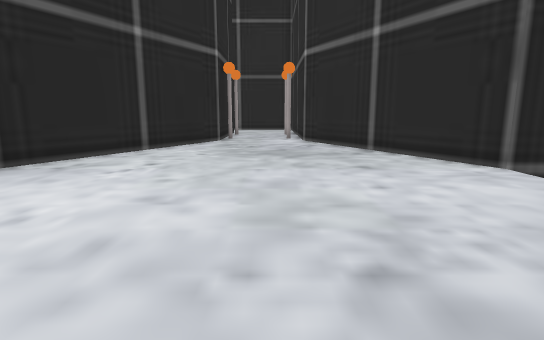
view 1 (above)

16 first-person views from a walk through a level from a Godot 3-D game. The camera is 1.3 m above the floor, tilts 10° down and sees 80° across. The floor is counted in squares, 1 m on a side. Each view is taken from the middle of a square. On the plan, view 1 faces up. The plan holds only what a view shows up to about 14 squares ahead; the rest is blank. The place goes on beyond the plan. Characters and animated objects are not drawn. Some surface patterns are stand-ins.

view 2
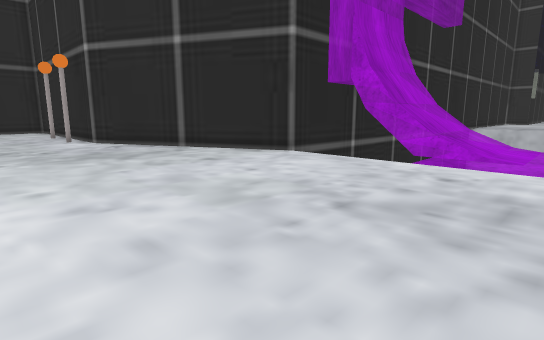

view 3
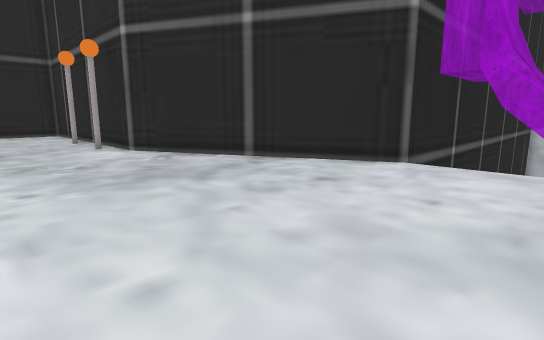

view 4
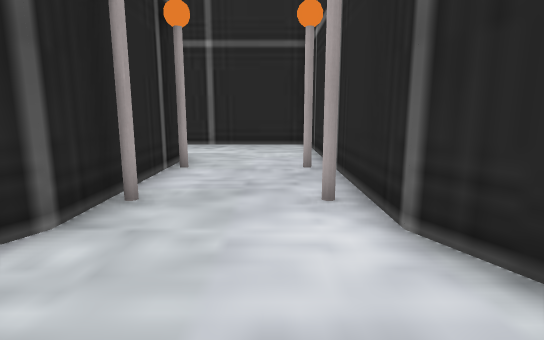

view 5
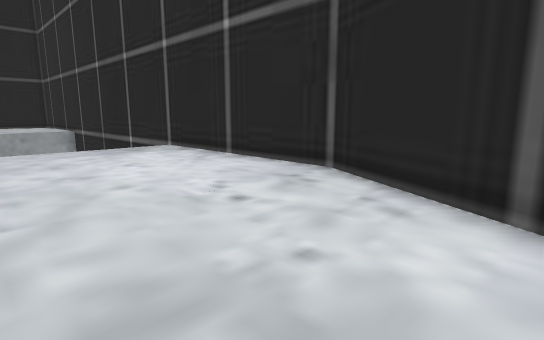

view 6
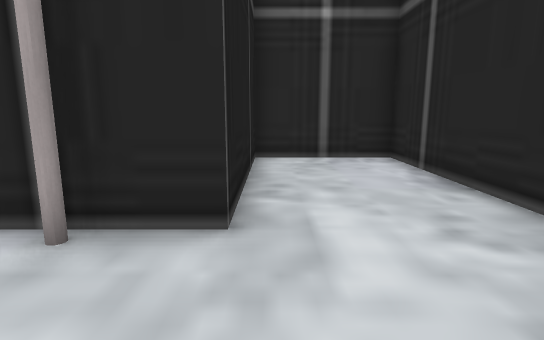

view 7
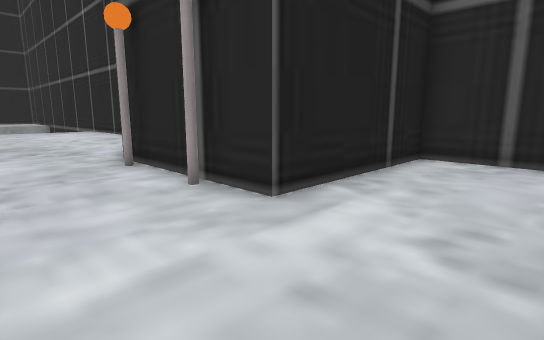

view 8
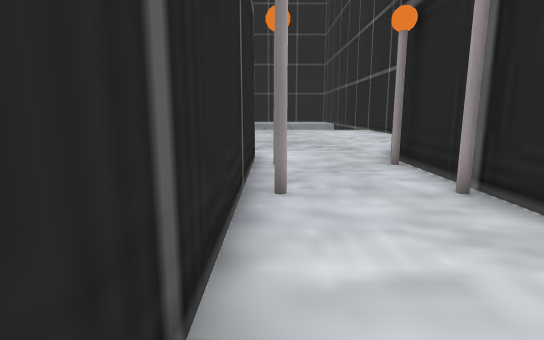

view 9
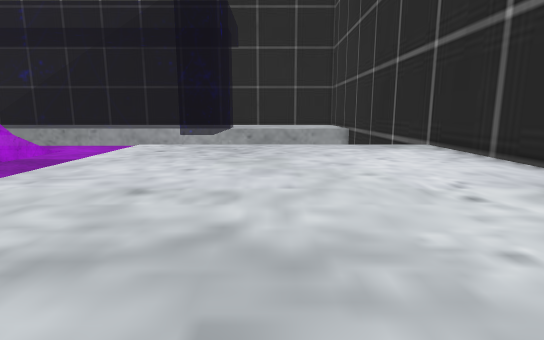

view 10
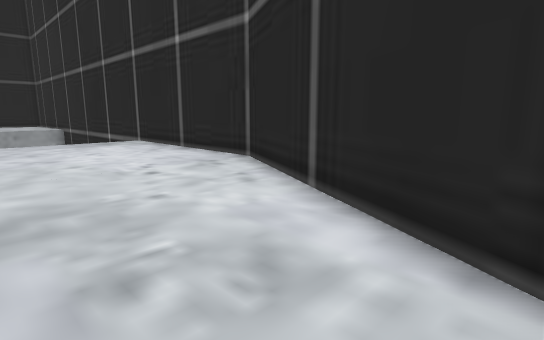

view 11
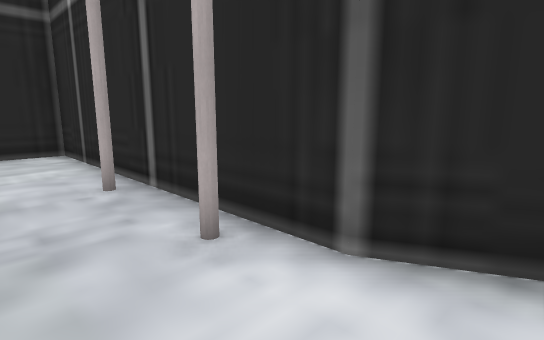

view 12
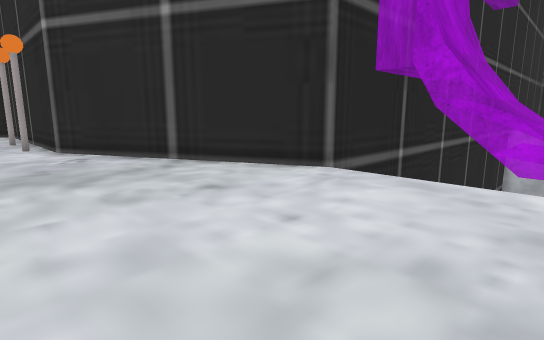

view 13
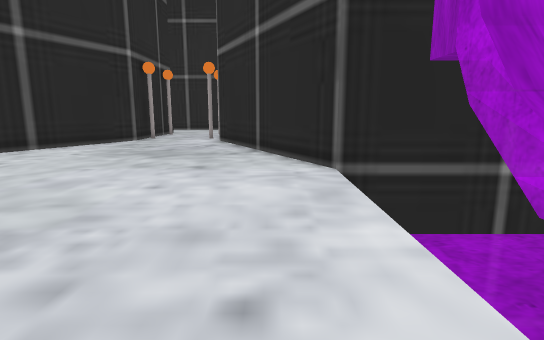

view 14
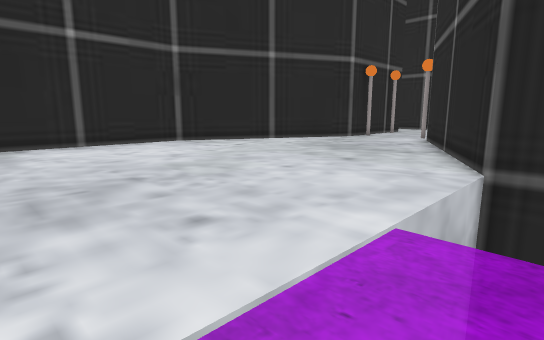

view 15
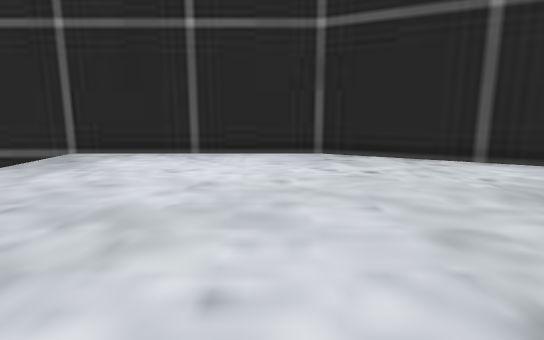

view 16
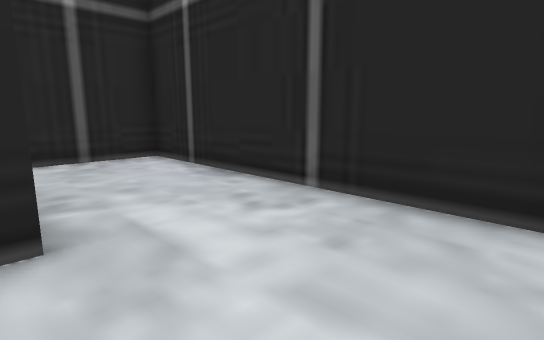

### Floor plan
Points are (right, up) in squares from view 1. A wall is a line through its corners. A room is listed if a view was taken in it or the views show most of it. See-through windows are left out.
Room 1 (views 1, 2, 3, 4, 5, 6, 7, 8, 9, 10, 11, 12, 13, 14, 15, 16)
walls: (8.3, 7.5) (5.5, 7.5) (1.5, 15.5) (1.5, 25.5) (-8.5, 25.5) (-8.5, 21.5) (-2.5, 21.5) (-2.5, 15.5) (-6.5, 7.5) (-6.5, -2.9); (14.5, 7.5) (11.5, 7.5)
objects: other object (-2, 17); other object (-2, 20); other object (1, 17); other object (1, 20)

Where each view was taken, in squares from view 1:
view 1: 0 up, 0 right, facing up
view 2: 0 up, 3 left, facing up-right
view 3: 4 up, 3 left, facing up-right
view 4: 12 up, 0 right, facing up
view 5: 12 up, 0 right, facing down-left
view 6: 22 up, 1 right, facing left
view 7: 25 up, 1 right, facing down-left
view 8: 25 up, 1 right, facing down
view 9: 13 up, 0 right, facing down
view 10: 15 up, 0 right, facing down-left
view 11: 14 up, 1 left, facing up-right
view 12: 3 up, 1 left, facing up-right
view 13: 0 up, 4 right, facing up
view 14: 0 up, 7 right, facing up-left
view 15: 6 up, 4 right, facing left
view 16: 21 up, 1 right, facing up-left
